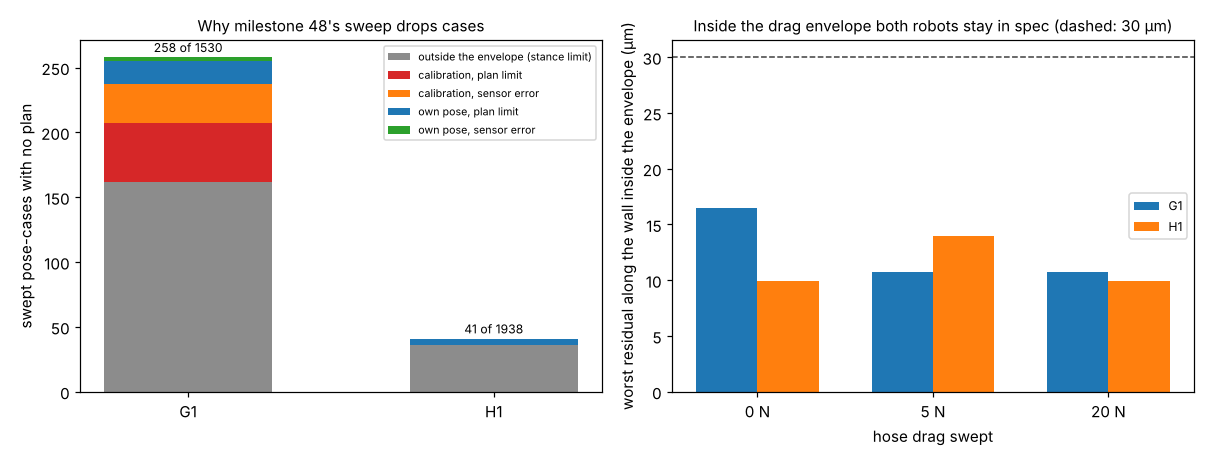

Recreate this plot in Python.
"""Figure for milestone 51: python experiments/m51_envelope/figure.py (reads results.json and posthoc.txt)."""
import json
import os

import matplotlib
matplotlib.use("Agg")
import matplotlib.pyplot as plt  # noqa: E402

HERE = os.path.dirname(os.path.abspath(__file__))
D = json.load(open(os.path.join(HERE, "results.json")))
cls = {}
for line in open(os.path.join(HERE, "posthoc.txt")):
    p = [s.strip() for s in line.split("|")]
    if len(p) == 3 and p[0] in ("g1", "h1") and p[2].isdigit():
        cls[(p[0], p[1])] = int(p[2])
fig, (ax1, ax2) = plt.subplots(1, 2, figsize=(11, 4.2))
robots = ["g1", "h1"]
S = D["summary"]
cats = [("outside the envelope (stance limit)", "0.55"),
        ("calibration, plan limit", "C3"), ("calibration, sensor error", "C1"),
        ("own pose, plan limit", "C0"), ("own pose, sensor error", "C2")]
for j, n in enumerate(robots):
    ss = [v for k, v in S.items() if k.startswith(n)]
    outside = sum(v["dropped"] - v["dropped_inside"] for v in ss)
    vals = [outside] + [cls.get((n, c), 0) for c, _ in cats[1:]]
    bottom = 0
    for (c, col), v in zip(cats, vals):
        ax1.bar(j, v, 0.55, bottom=bottom, color=col, label=c if j == 0 else None)
        bottom += v
    ax1.text(j, bottom + 4, f"{bottom} of {sum(v['cases'] for v in ss)}", ha="center", fontsize=8)
ax1.set_xticks(range(2), [n.upper() for n in robots])
ax1.set_ylabel("swept pose-cases with no plan")
ax1.set_title("Why milestone 48's sweep drops cases", fontsize=10)
ax1.legend(fontsize=7)
Hs = [0.0, 5.0, 20.0]
w = 0.35
for j, n in enumerate(robots):
    ys = [S[f"{n} {H:g}"]["worst_inside"] * 1e3 for H in Hs]
    ax2.bar([k + (j - 0.5) * w for k in range(3)], ys, w, color=f"C{j}", label=n.upper())
ax2.axhline(30, color="0.25", ls="--", lw=1)
ax2.set_xticks(range(3), [f"{H:g} N" for H in Hs])
ax2.set_xlabel("hose drag swept")
ax2.set_ylabel("worst residual along the wall inside the envelope (µm)")
ax2.set_title("Inside the drag envelope both robots stay in spec (dashed: 30 µm)", fontsize=10)
ax2.legend(fontsize=8)
fig.tight_layout()
fig.savefig(os.path.join(HERE, "figure.png"), dpi=110)
print("wrote figure.png")
